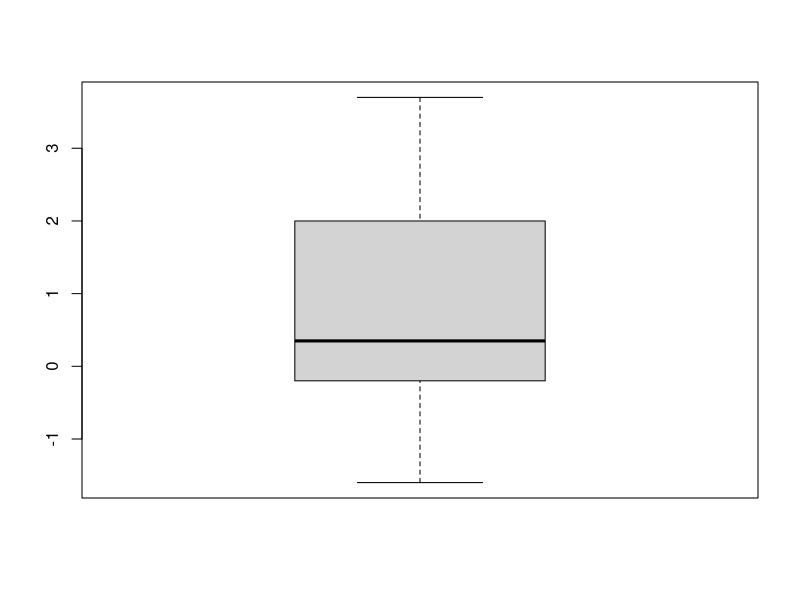
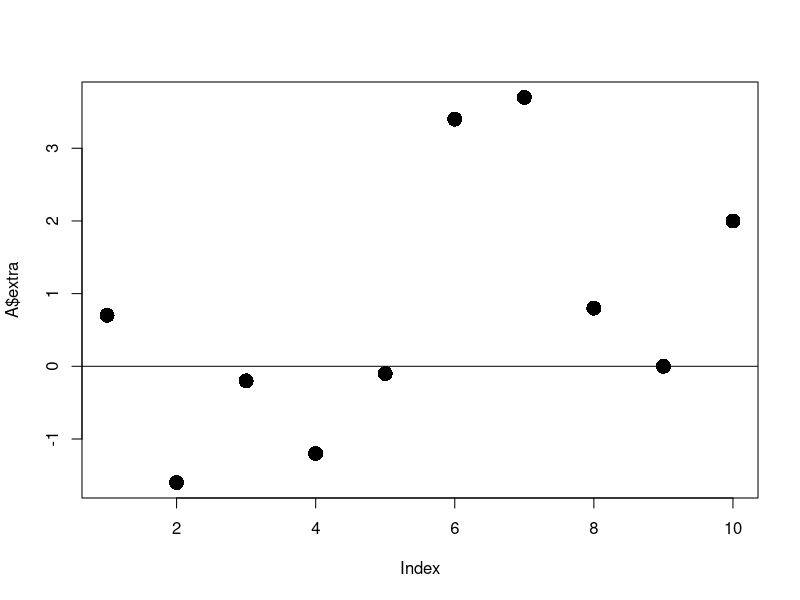
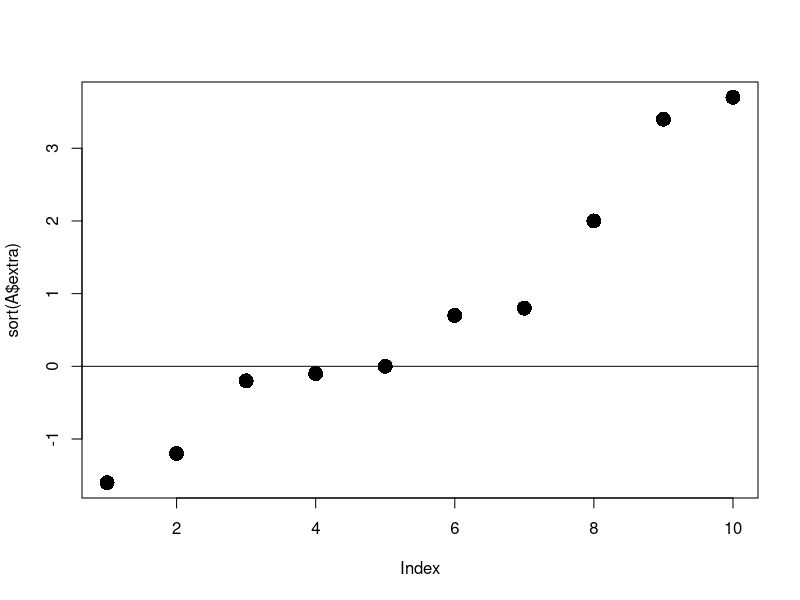
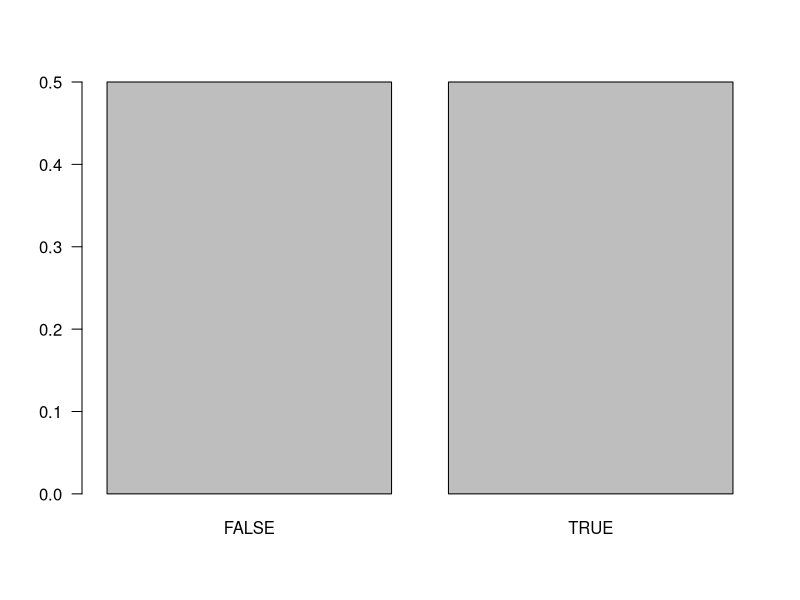
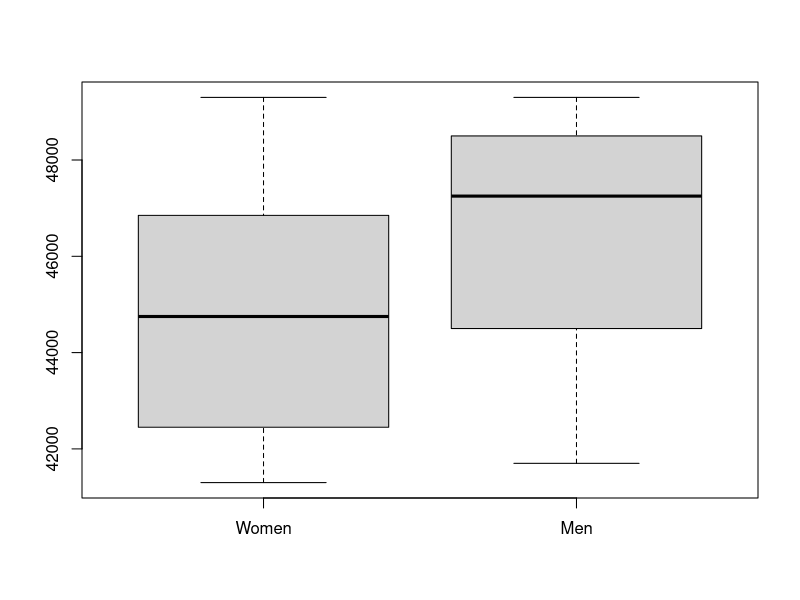
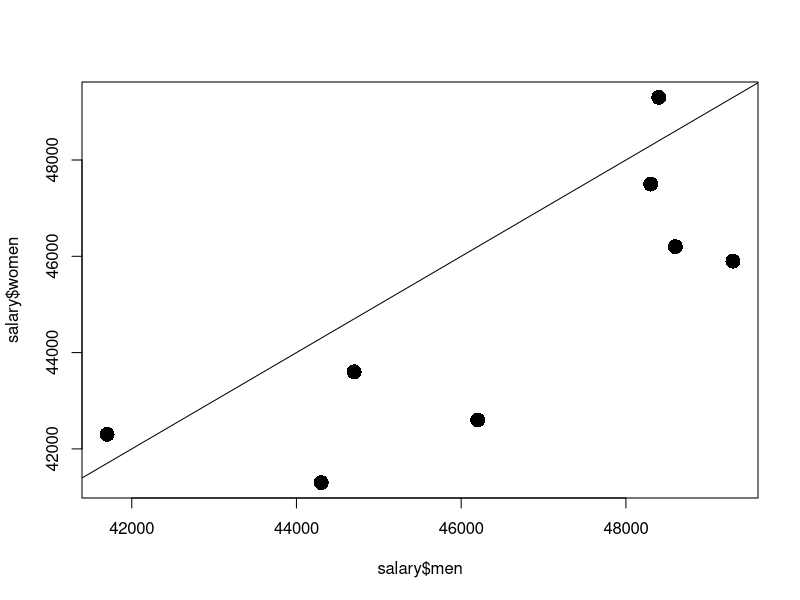
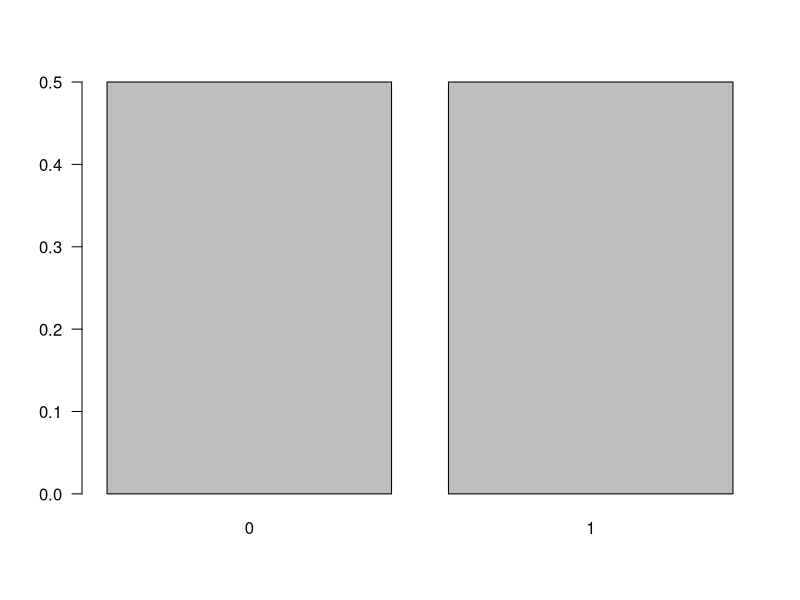
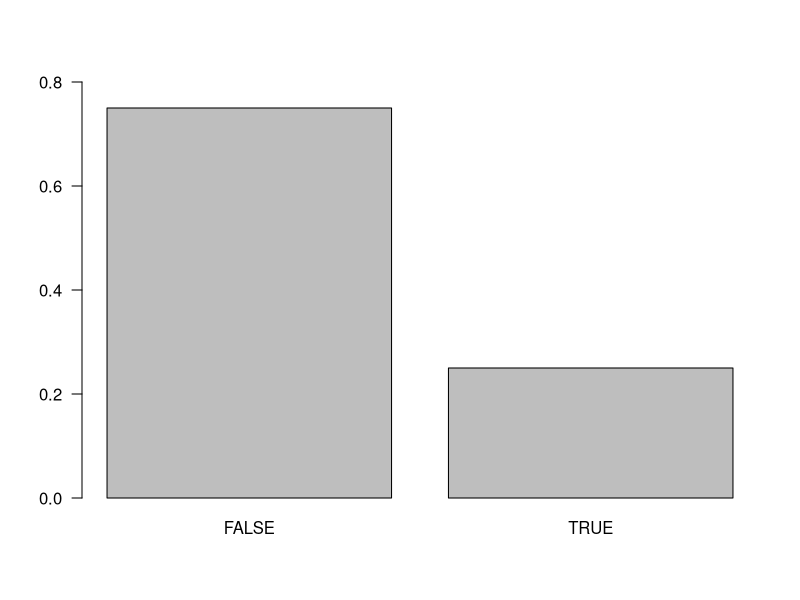

The R source for these figures, in order:
####
# 1:
####
# Context:
?sleep
# Data strucutre:
str(sleep)
# Data:
head(sleep)

# a)
A <- sleep[sleep$group == 1,]

# b)
boxplot(A$extra)
#
plot(A$extra,
     cex = 2, pch = 16)
abline(h = 0)
# Or sort
plot(sort(A$extra),
     cex = 2, pch = 16)
abline(h = 0)

# c)
# H0: Median difference between placebo and drug 1 is equal
# H1: Median difference between placebo and drug 1 is not equal
binom.test(sum(A$extra > 0), 10)
# What does this test?
# "Test statistic W ~ b(n, p = 0.5)"

# Sample distribution:
barplot(table(A$extra > 0) / 10, yaxt = 'n');axis(2, las = 2)
# p = 0.5 exactly!

# d)
# No statistically significant difference compared to placebo

####
# 2:
####
salary <- data.frame(women = c(42600, 43600, 49300, 42300, 46200, 45900, 47500, 41300),
                     men = c(46200, 44700, 48400, 41700, 48600, 49300, 48300, 44300))
# a)
boxplot(salary$women, salary$men, names = c('Women','Men'))
#
plot(salary$women ~ salary$men,
     cex = 2, pch = 16)
abline(a = 0, b = 1)
# b.
# The data is paired (and the pairs are not independent), making paired sign test and paired signed rank test appropriate choices.
# Note that using a two-sample rank test is not justified as it assumes the independence of the two samples.

# c)
# H0: Median difference between women and men is equal
# H1: Median difference between women and men is not equal
# Significance level alpha 0.1
# Signed rank test
wilcox.test(salary$women, salary$men, paired = T)
# These are equal tests:
wilcox.test(salary$women - salary$men, mu = 0)

# Paired sign test:
binom.test(x = sum((salary$women - salary$men) > 0),
           n = 8)

# What does this test?
# "Test statistic W ~ b(n, p = 0.5)"
barplot(table(c(0,1)) / 2, yaxt = 'n');axis(2, las = 2)
# Sample distribution:
barplot(table((salary$women - salary$men) > 0) / 8, yaxt = 'n', ylim = c(0,0.8));axis(2, las = 2)
# Note that, in both tests, the x_i - y_i = 0 are excluded.

# d)
# In signed rank test We observe p-value less than alpha, 0.054 < 0.1
# and reject the H0; therefore, we have statistical
# evidence that the salary between women and men are not equal.

# In sign test We observe p-value larger than alpha, 0.289 > 0.1
# and retain the H0; therefore, we do not have statistical
# evidence that the salary between women and men would not be equal.

# Which one we choose?

# e)
# Assumptions:
# Sign test:
# - i.i.d.

# Singned rank test:
# - i.i.d.
# - Under the H0, the Difference y_i - x_i is from symmetric distribution

# Well, our sample size is quite small, n = 8 so it is difficult to
# evaluate the distribution:
boxplot(salary$women - salary$men)
# Moreover, if you are sure that your sample A and B comes from the 
# same distribution (continuous), then the pairwise difference
# is from symmetric distribution
# Demonstration:
# Exponential distribution, not symmetric:
hist(rexp(1000), density = 10)
# Difference of two exponential distributions, symmetric:
hist(rexp(1000) - rexp(1000), density = 10)

####
# 3:
####
line <- c("F", "F", "M", "M", "F", "M", "F", "F", "M", "F", "M", "F", "M", "M", "M", "F", "M", "M", "M", "M")

# a)
# - i.i.d observations (the test requires this)
# - H0: the distributions are equal (the test defines this)
# - H1: the distributions are not equal (the test defines this)
# - Alpha = 0.05 (we choose this)

# b)
# - i.i.d yes, the students were randomly selected from Aalto
# - we note that, male height distribution might have less kurtosis compared to female hd.
# (i.e., male height is from "wider" distribution compared to female height)
# c)
female <- (1:length(line))[line == 'F']
male <- (1:length(line))[line == 'M']

# d)
wilcox.test(female, male)

# Or manually:
# Calculate U_1 and U_2, and choose the smaller one:
U1 <- sum(male) - (length(male)*(length(male)+1) / 2)
U2 <- sum(female) - (length(female)*(length(female)+1) / 2)
min(U1, U2)
# Note that, U_1 + U_2 = n_1*n_2:
U1+U2 == length(male) * length(female)
# P-value (two-sided):
2 * pwilcox(min(U1, U2), 8, 12)

# Bonus:
# See the distribution of the U statistic for n_1 = 8 and n_2 = 12:
plot(x = seq(0,100), dwilcox(seq(0,100),8,12),
     type = 'b', lwd = 1)

